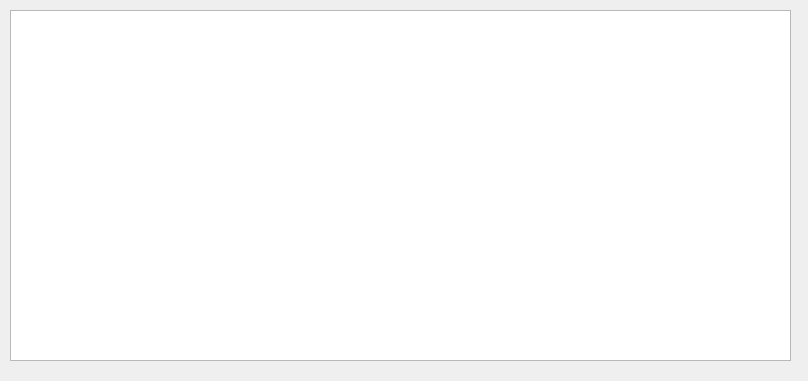
<?xml version="1.0" encoding="UTF-8"?>
<ui version="4.0">
 <class>Dialog</class>
 <widget class="QDialog" name="Dialog">
  <property name="geometry">
   <rect>
    <x>0</x>
    <y>0</y>
    <width>808</width>
    <height>381</height>
   </rect>
  </property>
  <property name="windowTitle">
   <string>Dialog</string>
  </property>
  <widget class="QTableView" name="tableView">
   <property name="geometry">
    <rect>
     <x>10</x>
     <y>10</y>
     <width>781</width>
     <height>351</height>
    </rect>
   </property>
  </widget>
 </widget>
 <resources/>
 <connections/>
</ui>
